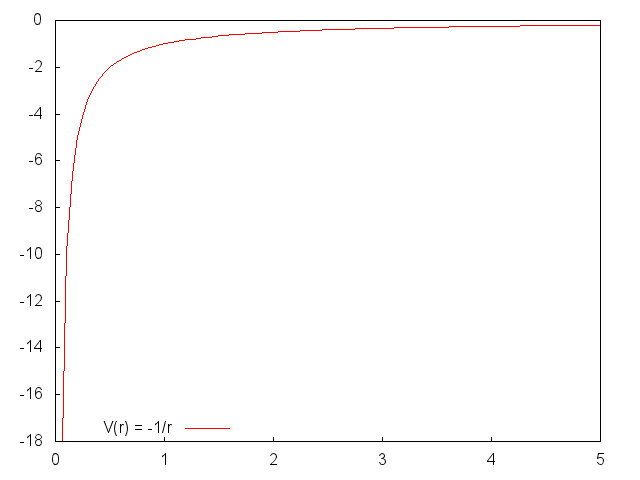

Generate this figure with gnuplot:
#!/gnuplot
#
#    
#    	G N U P L O T
#    	Version 5.0 patchlevel 0    last modified 2015-01-01 
#    
#    	Copyright (C) 1986-1993, 1998, 2004, 2007-2015
#    	Thomas Williams, Colin Kelley and many others
#    
#    	gnuplot home:     http://www.gnuplot.info
#    	faq, bugs, etc:   type "help FAQ"
#    	immediate help:   type "help"  (plot window: hit 'h')
# set terminal windows 0 color solid butt enhanced
# set output
unset clip points
set clip one
unset clip two
set bar 1.000000 front
set border 31 front lt black linewidth 1.000 dashtype solid
set zdata 
set ydata 
set xdata 
set y2data 
set x2data 
set boxwidth
set style fill  empty border
set style rectangle back fc  bgnd fillstyle   solid 1.00 border lt -1
set style circle radius graph 0.02, first 0.00000, 0.00000 
set style ellipse size graph 0.05, 0.03, first 0.00000 angle 0 units xy
set dummy x, y
set format x "% h" 
set format y "% h" 
set format x2 "% h" 
set format y2 "% h" 
set format z "% h" 
set format cb "% h" 
set format r "% h" 
set timefmt "%d/%m/%y,%H:%M"
set angles radians
unset grid
set raxis
set style parallel front  lt black linewidth 2.000 dashtype solid
set key title ""
set key inside left top vertical Right noreverse enhanced autotitle nobox
set key noinvert samplen 4 spacing 1 width 0 height 0 
set key maxcolumns 0 maxrows 0
set key noopaque
unset label
unset arrow
set style increment default
unset style line
unset style arrow
set style histogram clustered gap 2 title textcolor lt -1
unset object
set style textbox transparent margins  1.0,  1.0 border
unset logscale
set offsets 0, 0, 0, 0
set pointsize 1
set pointintervalbox 1
set encoding default
unset polar
unset parametric
unset decimalsign
set view 60, 30, 1, 1
set samples 100, 100
set isosamples 10, 10
set surface 
unset contour
set cntrlabel  format '%8.3g' font '' start 5 interval 20
set mapping cartesian
set datafile separator whitespace
unset hidden3d
set cntrparam order 4
set cntrparam linear
set cntrparam levels auto 5
set cntrparam points 5
set size ratio 0 1,1
set origin 0,0
set style data points
set style function lines
unset xzeroaxis
unset yzeroaxis
unset zzeroaxis
unset x2zeroaxis
unset y2zeroaxis
set ticslevel 0.5
set tics scale  1, 0.5, 1, 1, 1
set mxtics default
set mytics default
set mztics default
set mx2tics default
set my2tics default
set mcbtics default
set mrtics default
set xtics border in scale 1,0.5 nomirror norotate  autojustify
set xtics autofreq  norangelimit
set ytics border in scale 1,0.5 nomirror norotate  autojustify
set ytics autofreq  norangelimit
set ztics border in scale 1,0.5 nomirror norotate  autojustify
set ztics autofreq  norangelimit
unset x2tics
unset y2tics
set cbtics border in scale 1,0.5 mirror norotate  autojustify
set cbtics autofreq  norangelimit
set rtics axis in scale 1,0.5 nomirror norotate  autojustify
set rtics autofreq  norangelimit
unset paxis 1 tics
unset paxis 2 tics
unset paxis 3 tics
unset paxis 4 tics
unset paxis 5 tics
unset paxis 6 tics
unset paxis 7 tics
set title "" 
set title  font "" norotate
set timestamp bottom 
set timestamp "" 
set timestamp  font "" norotate
set rrange [ * : * ] noreverse nowriteback
set trange [ * : * ] noreverse nowriteback
set urange [ * : * ] noreverse nowriteback
set vrange [ * : * ] noreverse nowriteback
set xlabel "" 
set xlabel  font "" textcolor lt -1 norotate
set x2label "" 
set x2label  font "" textcolor lt -1 norotate
set xrange [ 0.00000 : 5.00000 ] noreverse nowriteback
set x2range [ 0.00000 : 5.00000 ] noreverse nowriteback
set ylabel "" 
set ylabel  font "" textcolor lt -1 rotate by -270
set y2label "" 
set y2label  font "" textcolor lt -1 rotate by -270
set yrange [ -16.0000 : 0.00000 ] noreverse nowriteback
set y2range [ -16.0000 : 4.00000 ] noreverse nowriteback
set zlabel "" 
set zlabel  font "" textcolor lt -1 norotate
set zrange [ * : * ] noreverse nowriteback
set cblabel "" 
set cblabel  font "" textcolor lt -1 rotate by -270
set cbrange [ * : * ] noreverse nowriteback
set paxis 1 range [ * : * ] noreverse nowriteback
set paxis 2 range [ * : * ] noreverse nowriteback
set paxis 3 range [ * : * ] noreverse nowriteback
set paxis 4 range [ * : * ] noreverse nowriteback
set paxis 5 range [ * : * ] noreverse nowriteback
set paxis 6 range [ * : * ] noreverse nowriteback
set paxis 7 range [ * : * ] noreverse nowriteback
set zero 1e-008
set lmargin  -1
set bmargin  -1
set rmargin  -1
set tmargin  -1
set locale "Japanese_Japan.932"
set pm3d explicit at s
set pm3d scansautomatic
set pm3d interpolate 1,1 flush begin noftriangles noborder corners2color mean
set palette positive nops_allcF maxcolors 0 gamma 1.5 color model RGB 
set palette rgbformulae 7, 5, 15
set colorbox default
set colorbox vertical origin screen 0.9, 0.2, 0 size screen 0.05, 0.6, 0 front bdefault
set style boxplot candles range  1.50 outliers pt 7 separation 1 labels auto unsorted
set loadpath 
set fontpath 
set psdir
set fit brief errorvariables nocovariancevariables errorscaling prescale nowrap v5
GNUTERM = "wxt"
ARGC = 0
ARG0 = ""
p -1/x title "V(r) = -1/r" lc rgb "red"
#    EOF
